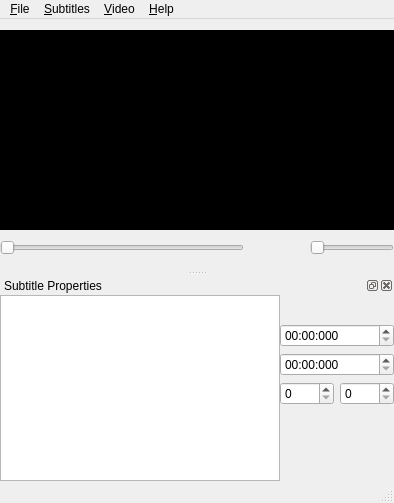
<?xml version="1.0" encoding="UTF-8"?>
<ui version="4.0">
 <class>MainWindow</class>
 <widget class="QMainWindow" name="MainWindow">
  <property name="geometry">
   <rect>
    <x>0</x>
    <y>0</y>
    <width>394</width>
    <height>503</height>
   </rect>
  </property>
  <property name="minimumSize">
   <size>
    <width>0</width>
    <height>0</height>
   </size>
  </property>
  <property name="windowTitle">
   <string>Subtitles Editor - Unnamed[*]</string>
  </property>
  <widget class="QWidget" name="centralWidget">
   <layout class="QVBoxLayout" name="mainLayout">
    <property name="leftMargin">
     <number>0</number>
    </property>
    <property name="rightMargin">
     <number>0</number>
    </property>
    <item>
     <widget class="QGraphicsView" name="graphicsView">
      <property name="minimumSize">
       <size>
        <width>300</width>
        <height>200</height>
       </size>
      </property>
      <property name="palette">
       <palette>
        <active>
         <colorrole role="WindowText">
          <brush brushstyle="SolidPattern">
           <color alpha="255">
            <red>255</red>
            <green>255</green>
            <blue>255</blue>
           </color>
          </brush>
         </colorrole>
         <colorrole role="Base">
          <brush brushstyle="SolidPattern">
           <color alpha="255">
            <red>0</red>
            <green>0</green>
            <blue>0</blue>
           </color>
          </brush>
         </colorrole>
         <colorrole role="Window">
          <brush brushstyle="SolidPattern">
           <color alpha="255">
            <red>0</red>
            <green>0</green>
            <blue>0</blue>
           </color>
          </brush>
         </colorrole>
        </active>
        <inactive>
         <colorrole role="WindowText">
          <brush brushstyle="SolidPattern">
           <color alpha="255">
            <red>255</red>
            <green>255</green>
            <blue>255</blue>
           </color>
          </brush>
         </colorrole>
         <colorrole role="Base">
          <brush brushstyle="SolidPattern">
           <color alpha="255">
            <red>0</red>
            <green>0</green>
            <blue>0</blue>
           </color>
          </brush>
         </colorrole>
         <colorrole role="Window">
          <brush brushstyle="SolidPattern">
           <color alpha="255">
            <red>0</red>
            <green>0</green>
            <blue>0</blue>
           </color>
          </brush>
         </colorrole>
        </inactive>
        <disabled>
         <colorrole role="WindowText">
          <brush brushstyle="SolidPattern">
           <color alpha="255">
            <red>157</red>
            <green>155</green>
            <blue>149</blue>
           </color>
          </brush>
         </colorrole>
         <colorrole role="Base">
          <brush brushstyle="SolidPattern">
           <color alpha="255">
            <red>0</red>
            <green>0</green>
            <blue>0</blue>
           </color>
          </brush>
         </colorrole>
         <colorrole role="Window">
          <brush brushstyle="SolidPattern">
           <color alpha="255">
            <red>0</red>
            <green>0</green>
            <blue>0</blue>
           </color>
          </brush>
         </colorrole>
        </disabled>
       </palette>
      </property>
      <property name="autoFillBackground">
       <bool>true</bool>
      </property>
      <property name="frameShape">
       <enum>QFrame::NoFrame</enum>
      </property>
      <property name="verticalScrollBarPolicy">
       <enum>Qt::ScrollBarAlwaysOff</enum>
      </property>
      <property name="horizontalScrollBarPolicy">
       <enum>Qt::ScrollBarAlwaysOff</enum>
      </property>
     </widget>
    </item>
    <item>
     <layout class="QHBoxLayout" name="controlsLayout">
      <item>
       <widget class="QSlider" name="seekSlider">
        <property name="maximum">
         <number>0</number>
        </property>
        <property name="orientation">
         <enum>Qt::Horizontal</enum>
        </property>
       </widget>
      </item>
      <item>
       <widget class="QToolButton" name="playPauseButton">
        <property name="text">
         <string/>
        </property>
        <property name="autoRaise">
         <bool>true</bool>
        </property>
       </widget>
      </item>
      <item>
       <widget class="QToolButton" name="stopButton">
        <property name="text">
         <string/>
        </property>
        <property name="autoRaise">
         <bool>true</bool>
        </property>
       </widget>
      </item>
      <item>
       <widget class="QSlider" name="volumeSlider">
        <property name="sizePolicy">
         <sizepolicy hsizetype="Preferred" vsizetype="Fixed">
          <horstretch>0</horstretch>
          <verstretch>0</verstretch>
         </sizepolicy>
        </property>
        <property name="maximum">
         <number>100</number>
        </property>
        <property name="orientation">
         <enum>Qt::Horizontal</enum>
        </property>
       </widget>
      </item>
     </layout>
    </item>
   </layout>
  </widget>
  <widget class="QMenuBar" name="menuBar">
   <property name="geometry">
    <rect>
     <x>0</x>
     <y>0</y>
     <width>394</width>
     <height>24</height>
    </rect>
   </property>
   <widget class="QMenu" name="menuFile">
    <property name="title">
     <string>&amp;File</string>
    </property>
    <widget class="QMenu" name="menuOpenRecent">
     <property name="title">
      <string>Recent Files</string>
     </property>
     <addaction name="actionOpenRecentFile_0"/>
     <addaction name="actionOpenRecentFile_1"/>
     <addaction name="actionOpenRecentFile_2"/>
     <addaction name="actionOpenRecentFile_3"/>
     <addaction name="actionOpenRecentFile_4"/>
     <addaction name="actionOpenRecentFile_5"/>
     <addaction name="actionOpenRecentFile_6"/>
     <addaction name="actionOpenRecentFile_7"/>
     <addaction name="actionOpenRecentFile_8"/>
     <addaction name="actionOpenRecentFile_9"/>
     <addaction name="separator"/>
     <addaction name="actionClearRecentFiles"/>
    </widget>
    <addaction name="actionOpen"/>
    <addaction name="menuOpenRecent"/>
    <addaction name="separator"/>
    <addaction name="actionSave"/>
    <addaction name="actionSaveAs"/>
    <addaction name="separator"/>
    <addaction name="actionExit"/>
   </widget>
   <widget class="QMenu" name="menuHelp">
    <property name="title">
     <string>&amp;Help</string>
    </property>
    <addaction name="actionAboutQt"/>
    <addaction name="actionAboutApplication"/>
   </widget>
   <widget class="QMenu" name="menuSubtitles">
    <property name="title">
     <string>&amp;Subtitles</string>
    </property>
    <addaction name="actionAdd"/>
    <addaction name="actionRemove"/>
    <addaction name="separator"/>
    <addaction name="actionPrevious"/>
    <addaction name="actionNext"/>
    <addaction name="separator"/>
    <addaction name="actionRescale"/>
   </widget>
   <widget class="QMenu" name="menuVideo">
    <property name="title">
     <string>&amp;Video</string>
    </property>
    <addaction name="actionPlayPause"/>
    <addaction name="actionStop"/>
   </widget>
   <addaction name="menuFile"/>
   <addaction name="menuSubtitles"/>
   <addaction name="menuVideo"/>
   <addaction name="menuHelp"/>
  </widget>
  <widget class="QStatusBar" name="statusBar"/>
  <widget class="QDockWidget" name="dockWidget">
   <property name="windowTitle">
    <string>Subtitle Properties</string>
   </property>
   <attribute name="dockWidgetArea">
    <number>8</number>
   </attribute>
   <widget class="QWidget" name="dockWidgetContents">
    <layout class="QHBoxLayout" name="dockLayout" stretch="0,1,0">
     <property name="spacing">
      <number>0</number>
     </property>
     <property name="leftMargin">
      <number>0</number>
     </property>
     <property name="topMargin">
      <number>0</number>
     </property>
     <property name="rightMargin">
      <number>0</number>
     </property>
     <property name="bottomMargin">
      <number>0</number>
     </property>
     <item>
      <layout class="QVBoxLayout" name="tabBarLayout">
       <property name="spacing">
        <number>0</number>
       </property>
       <item>
        <spacer name="tabBarSpacer">
         <property name="orientation">
          <enum>Qt::Vertical</enum>
         </property>
         <property name="sizeHint" stdset="0">
          <size>
           <width>0</width>
           <height>0</height>
          </size>
         </property>
        </spacer>
       </item>
      </layout>
     </item>
     <item>
      <widget class="QPlainTextEdit" name="subtitleTextEdit"/>
     </item>
     <item>
      <layout class="QVBoxLayout" name="propertiesLayout">
       <item>
        <layout class="QHBoxLayout" name="buttonslLayout">
         <item>
          <widget class="QToolButton" name="addButton">
           <property name="text">
            <string/>
           </property>
           <property name="autoRaise">
            <bool>true</bool>
           </property>
          </widget>
         </item>
         <item>
          <widget class="QToolButton" name="removeButton">
           <property name="text">
            <string/>
           </property>
           <property name="autoRaise">
            <bool>true</bool>
           </property>
          </widget>
         </item>
         <item>
          <spacer name="horizontalSpacer">
           <property name="orientation">
            <enum>Qt::Horizontal</enum>
           </property>
           <property name="sizeHint" stdset="0">
            <size>
             <width>0</width>
             <height>0</height>
            </size>
           </property>
          </spacer>
         </item>
         <item>
          <widget class="QToolButton" name="previousButton">
           <property name="autoRepeat">
            <bool>false</bool>
           </property>
           <property name="toolButtonStyle">
            <enum>Qt::ToolButtonIconOnly</enum>
           </property>
           <property name="autoRaise">
            <bool>true</bool>
           </property>
          </widget>
         </item>
         <item>
          <widget class="QToolButton" name="nextButton">
           <property name="autoRepeat">
            <bool>false</bool>
           </property>
           <property name="toolButtonStyle">
            <enum>Qt::ToolButtonIconOnly</enum>
           </property>
           <property name="autoRaise">
            <bool>true</bool>
           </property>
          </widget>
         </item>
        </layout>
       </item>
       <item>
        <widget class="QTimeEdit" name="beginTimeEdit">
         <property name="toolTip">
          <string>Begin</string>
         </property>
         <property name="displayFormat">
          <string>mm:ss:zzz</string>
         </property>
        </widget>
       </item>
       <item>
        <widget class="QTimeEdit" name="lengthTimeEdit">
         <property name="toolTip">
          <string>Length</string>
         </property>
         <property name="displayFormat">
          <string>mm:ss:zzz</string>
         </property>
        </widget>
       </item>
       <item>
        <layout class="QHBoxLayout" name="positionlLayout">
         <item>
          <widget class="QSpinBox" name="xPositionSpinBox">
           <property name="toolTip">
            <string>X Coordinate</string>
           </property>
           <property name="maximum">
            <number>999</number>
           </property>
          </widget>
         </item>
         <item>
          <widget class="QSpinBox" name="yPositionSpinBox">
           <property name="toolTip">
            <string>Y Coordinate</string>
           </property>
           <property name="maximum">
            <number>999</number>
           </property>
          </widget>
         </item>
        </layout>
       </item>
       <item>
        <spacer name="verticalSpacer">
         <property name="orientation">
          <enum>Qt::Vertical</enum>
         </property>
         <property name="sizeType">
          <enum>QSizePolicy::MinimumExpanding</enum>
         </property>
         <property name="sizeHint" stdset="0">
          <size>
           <width>0</width>
           <height>0</height>
          </size>
         </property>
        </spacer>
       </item>
      </layout>
     </item>
    </layout>
   </widget>
  </widget>
  <action name="actionAboutQt">
   <property name="text">
    <string>About Qt...</string>
   </property>
  </action>
  <action name="actionAboutApplication">
   <property name="text">
    <string>About SubtitlesEditor...</string>
   </property>
  </action>
  <action name="actionSaveAs">
   <property name="enabled">
    <bool>false</bool>
   </property>
   <property name="text">
    <string>Save As...</string>
   </property>
   <property name="shortcut">
    <string>Ctrl+Shift+S</string>
   </property>
  </action>
  <action name="actionExit">
   <property name="text">
    <string>Exit</string>
   </property>
   <property name="shortcut">
    <string>Ctrl+Q</string>
   </property>
  </action>
  <action name="actionSave">
   <property name="enabled">
    <bool>false</bool>
   </property>
   <property name="text">
    <string>Save</string>
   </property>
   <property name="shortcut">
    <string>Ctrl+S</string>
   </property>
  </action>
  <action name="actionAdd">
   <property name="text">
    <string>Add</string>
   </property>
  </action>
  <action name="actionRemove">
   <property name="enabled">
    <bool>false</bool>
   </property>
   <property name="text">
    <string>Remove</string>
   </property>
  </action>
  <action name="actionPrevious">
   <property name="enabled">
    <bool>false</bool>
   </property>
   <property name="text">
    <string>Previous</string>
   </property>
  </action>
  <action name="actionNext">
   <property name="enabled">
    <bool>false</bool>
   </property>
   <property name="text">
    <string>Next</string>
   </property>
  </action>
  <action name="actionRescale">
   <property name="enabled">
    <bool>false</bool>
   </property>
   <property name="text">
    <string>Rescale</string>
   </property>
  </action>
  <action name="actionPlayPause">
   <property name="text">
    <string>Play</string>
   </property>
  </action>
  <action name="actionStop">
   <property name="text">
    <string>Stop</string>
   </property>
  </action>
  <action name="actionOpenRecentFile_1"/>
  <action name="actionOpenRecentFile_2"/>
  <action name="actionOpenRecentFile_3"/>
  <action name="actionOpenRecentFile_4"/>
  <action name="actionOpenRecentFile_5"/>
  <action name="actionOpenRecentFile_6"/>
  <action name="actionOpenRecentFile_7"/>
  <action name="actionOpenRecentFile_8"/>
  <action name="actionOpenRecentFile_9"/>
  <action name="actionOpenRecentFile_0"/>
  <action name="actionClearRecentFiles">
   <property name="text">
    <string>Clear List</string>
   </property>
  </action>
  <action name="actionOpen">
   <property name="text">
    <string>Open...</string>
   </property>
  </action>
 </widget>
 <layoutdefault spacing="6" margin="11"/>
 <resources/>
 <connections/>
</ui>
